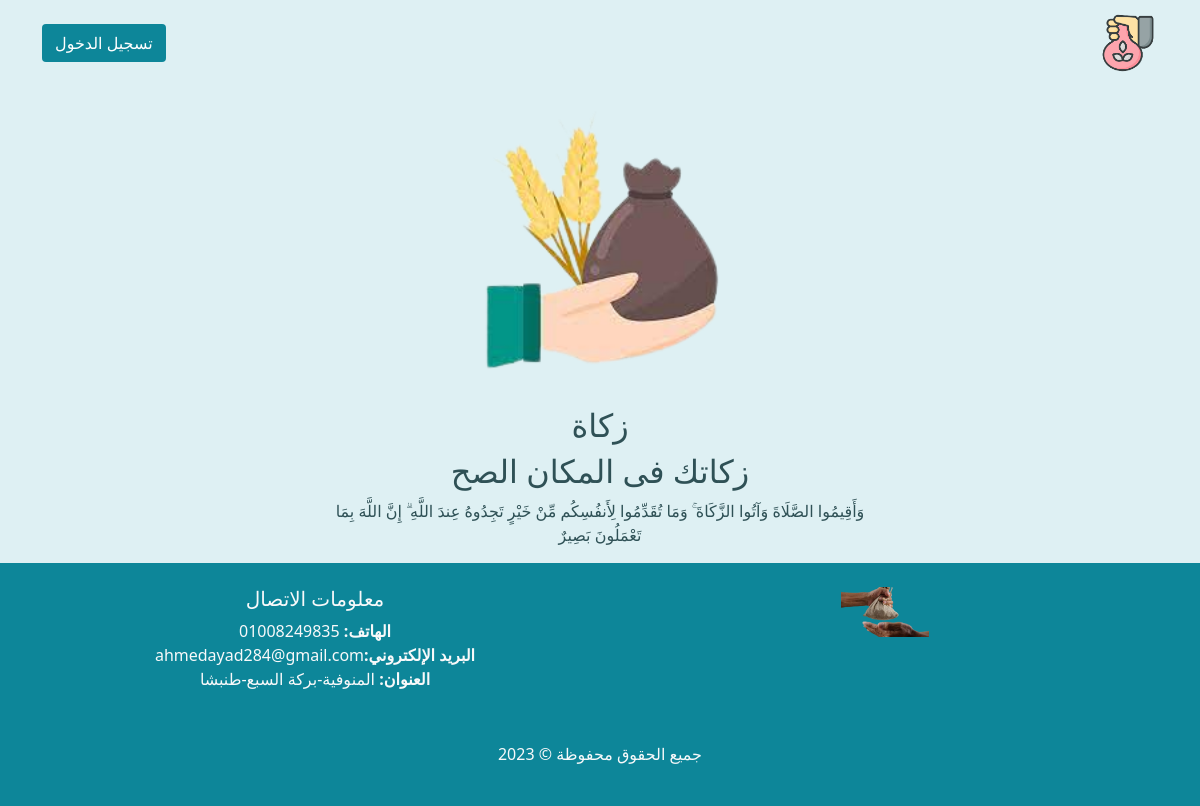
The page / on the database its author committed.
### zakah/models.py (models this page shows, shortened)
class Home(models.Model):
    manager_name = models.CharField(max_length=70,verbose_name = "اسم المدير")
    manager_phone = models.CharField(max_length=15,verbose_name = "تليفون المدير")
    manager_mail = models.CharField(max_length=30,verbose_name = "ايميل المدير")
    manager_address = models.CharField(max_length=70,verbose_name = "عنوان المدير")
    manager_title = models.CharField(max_length=70,verbose_name = " عنوان الموقع")
    manager_caption1 = models.CharField(max_length=200,verbose_name = "كلمة معبرة اولى ")
    manager_caption2 = models.CharField(max_length=300,verbose_name = "كلمة معبرة ثانية ")
    class Meta:
        verbose_name_plural = 'معلومات الصفحة الرئيسية'
        verbose_name = 'معلومة الصفحة الرئيسية'

### zakah/views.py (the view)
# urls.py: 2. Add a URL to urlpatterns:  path('', views.home, name='home')
def home(request):
    home_data = Home.objects.last()
    context = {
        "home_data" : home_data,
    }
    return render(request,'zakah/home.html',context)

### zakah/templates/zakah/home.html (shortened to what this page needs)
{% extends 'base.html' %}
{% load static %}
{% block content %}
  <body class="body-color">
  <div class="container mt-1">
    <div class="row">
      <div class="col-md-6 offset-md-3 text-center ">
        <img src="{% static 'imgs/1.png' %}" alt="Image" class=" mb-3" height="300">
        <h2 class="main-color"> {{home_data.manager_title}} </h2>
        <h2 class="main-color">{{home_data.manager_caption1}}</h2>
        <p class="main-color">{{home_data.manager_caption2}}</p>
      </div>
    </div>
  </div>
  <footer class="bg-color text-light py-4">
    <div class="container">
      <div class="row">
        <div class="col-md-6 container text-center">
                <img src="{% static 'imgs/2.png' %}" alt="Logo" height="50" class="mb-3">
        </div>
        <div class="col-md-6 container text-center">
          <h5>معلومات الاتصال</h5>
          <ul class="list-unstyled">
            <li><strong>الهاتف:</strong> {{home_data.manager_phone}}</li>
            <li><strong>البريد الإلكتروني:</strong>{{home_data.manager_mail}}</li>
            <li><strong>العنوان:</strong> {{home_data.manager_address}}</li>
          </ul>
        </div>
      </div>
      <div class="row">
        <div class="col">
          <p class="text-center">جميع الحقوق محفوظة &copy; 2023</p>
        </div>
      </div>
    </div>
  </footer>
  {% endblock content %}

### templates/base.html (shortened to what this page needs)
{% load static %}
<!DOCTYPE html>
<html lang="en" dir="rtl">
<head>
    <link rel="stylesheet" href="{% static 'css/bootstrap.rtl.min.css' %}" />
  </head>
  <body >
     {% include "navbar.html" %}
{% block content %}
{% endblock content %}
  </body>
</html>

### templates/navbar.html (shortened to what this page needs)
{% load static %}
        <nav class="navbar navbar-expand-lg navbar-light bg-light body-color">
            <div class="container">
              <a class="navbar-brand" href="#"><img src="{% static 'imgs/5.png' %}" alt="Logo" height="60"></a>
              <div class="collapse navbar-collapse" id="navbarNav" >
                <ul class="navbar-nav ms-auto" >
                  <li class="nav-item">
                    <a class="btn bg-color" href="http://127.0.0.1:8000/admin/login/?next=/admin/">تسجيل الدخول</a>
                  </li>
                </ul>
              </div>
            </div>
          </nav>

### templates/base.html (style rules this page uses)
.bg-color { background-color: #0d8699 !important; color: white; }
.main-color { color: #2f5156; }
.body-color { background-color: #def0f3 !important; }

### zakah/templates/zakah/home.html (style rules this page uses)
body { overflow-x: hidden; }
.bg-color { background-color: #0d8699 !important; color: white; }
.main-color { color: #2f5156; }
.body-color { background-color: #def0f3 !important; }

### rows shown on the page
Home: manager_title "زكاة", manager_caption1 "زكاتك فى المكان الصح", manager_caption2 "وَأَقِيمُوا الصَّلَاةَ وَآتُوا الزَّكَاةَ ۚ وَمَا تُقَدِّمُوا لِأَنفُسِكُم مِّنْ خَيْرٍ تَجِدُوهُ عِندَ اللَّهِ ۗ إِنَّ اللَّهَ بِمَا تَعْمَلُونَ بَصِيرٌ", manager_phone "01008249835", manager_mail "ahmedayad284@gmail.com", manager_address "المنوفية-بركة السبع-طنبشا"
